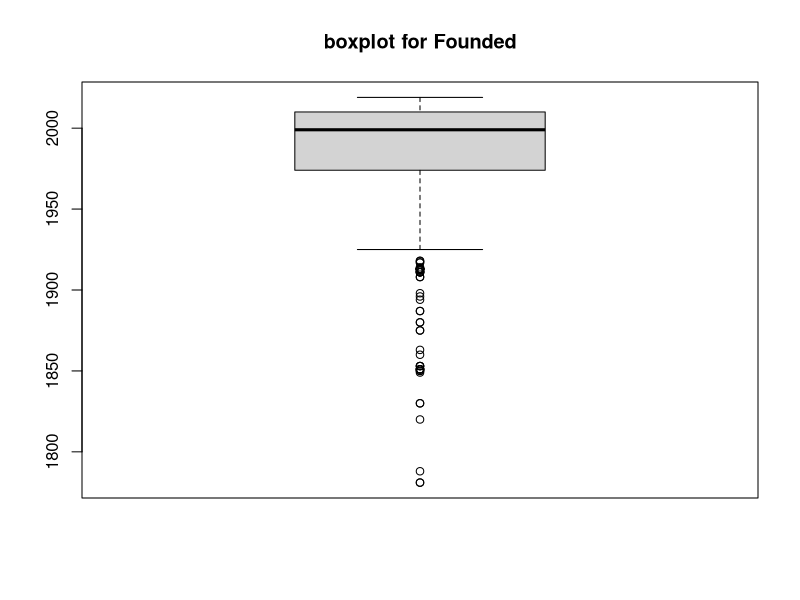

Source code (R): (Note: this script raises an error after producing the figure.)
## Load the required libraries ####
library(tidyverse)
##Change Column names and load the dataset ####
names <- c("Index","JobTitle", "SalaryEstimate", "JobDescription", "Rating", "CompanyName", "Location",  
           "Headquarters", "Size", "Founded", "TypeOfOwnership", "Industry",  
           "Sector", "Revenue", "Competitors") 
jobs<- read_tsv("findme.txt", col_names = names, skip = 1)

##getting titles in columns and values in rows and removing the index column ####
jobs_long <- jobs %>% 
  pivot_longer(!Index, names_to = "Name", values_to = "value")%>%
  pivot_wider(names_from = Index, values_from = value)%>%
  select(-Name)

##Summary and Glimpse of the dataset ####
summary(jobs_long)
glimpse(jobs_long)

##Converting the columns to numeric ####
jobs_long$Rating <- as.numeric(jobs_long$Rating)
jobs_long$Founded <- as.numeric(jobs_long$Founded)

##Separating the Glassdoor and employee est from the Salary Estimate column ####
jobs_long <- jobs_long %>% 
  separate(`Salary Estimate`, c("SalaryRange", "ExtraInfo"), sep = "\\(")%>%
  separate(SalaryRange, ("SalaryRange"), sep = " ")%>% 
  separate(ExtraInfo, "ExtraInfo", sep = "\\)")
jobs_long <- separate(jobs_long, SalaryRange, c("MinSalary", "MaxSalary"),"-")



##Separating the Company Name and Rating from the Company Name column ####
unique(jobs_long$CompanyName)
jobs_long <-jobs_long %>% 
  separate(`Company Name`, c("CompanyName", "Rating"),
           sep = "(?<=[A-Za-z])\\s(?=[0-9.])")
jobs_long<- jobs_long %>%
  separate(CompanyName,"CompanyName",
           sep = "\n")

jobs_long <- jobs_long %>%
  mutate(`Job Description` = str_replace_all(str_replace_all(`Job Description`, "\n\n", " "), "\\*", ""))

unique(jobs_long$Rating) 

## Changing -1 values to NA in all columns and leaving unknown as unknown ####

#Changing -1 value to NA in location column 
unique(jobs_long$Location) 
jobs_long<- jobs_long %>%
  mutate(Location = ifelse(Location ==-1, NA,Location))

# Changing -1 value to NA in headquarters column 
unique(jobs_long$Headquarters)
jobs_long<- jobs_long %>%
  mutate(Headquarters = ifelse(Headquarters ==-1, NA,Headquarters))

# Changing -1 value to NA in Size column
unique(jobs_long$Size) 
jobs_long<- jobs_long %>%
  mutate(Size = ifelse(Size ==-1, NA,Size))

# Changing -1 value to NA in Founded column
unique(jobs_long$Founded) 
jobs_long <- jobs_long %>%
  mutate(Founded = ifelse(Founded == -1, NA, Founded))

# Changing -1 value to NA in Type of ownership column
jobs_long<- jobs_long %>%
  mutate(`Type of ownership` = ifelse(`Type of ownership` ==-1, NA,`Type of ownership`))

# Changing -1 value to NA in Industry column
unique(jobs_long$Industry)
jobs_long<- jobs_long %>%
  mutate(Industry = ifelse(Industry ==-1, NA,Industry))

# Changing -1 value to NA in Sector column
unique(jobs_long$Sector)
jobs_long<- jobs_long %>%
  mutate(Sector = ifelse(Sector ==-1, NA,Sector))

# Changing -1 value to NA in Revenue column
unique(jobs_long$Revenue) 
jobs_long<- jobs_long %>%
  mutate(Revenue = ifelse(Revenue ==-1, NA,Revenue))

# Changing -1 value to NA in Competitors column
unique(jobs_long$Competitors)
jobs_long<- jobs_long %>%
  mutate(Competitors = ifelse(Competitors ==-1, NA,Competitors))



##Checking the unique values in all the columns ####
unique(jobs_long$`Job Title`) 
unique(jobs_long$MaxSalary)
unique(jobs_long$MinSalary)
unique(jobs_long$`Job Description`) 
unique(jobs_long$CompanyName) 
unique(jobs_long$Rating)  
unique(jobs_long$Location) 
unique(jobs_long$Headquarters)
unique(jobs_long$Size) 
unique(jobs_long$Founded) 
unique(jobs_long$`Type of ownership`) 
unique(jobs_long$Industry)
unique(jobs_long$Sector)
unique(jobs_long$Revenue) 
unique(jobs_long$Competitors)

glimpse(jobs_long)


##Converting the Salary columns to Max and Min and removing K and $ ####
jobs_long <- jobs_long%>%
  mutate(MinSalary = str_replace(MinSalary, "K", "1000"))
jobs_long <- jobs_long%>%
  mutate(MaxSalary = str_replace(MaxSalary, "K", "1000"))

jp <- jobs_long

jobs_long <- jobs_long%>%
  separate(MinSalary, c("Waste", "MinSalary"), sep = "\\$")%>%
  separate(MaxSalary, c("Waste", "MaxSalary"), sep = "\\$")%>%
  select(-Waste)



# Converting the Salary columns to numeric ####
jobs_long$MaxSalary <- as.numeric(jobs_long$MaxSalary)

jobs_long$MinSalary <- as.numeric(jobs_long$MinSalary)

glimpse(jobs_long)

##Boxplot for all the columns ####
boxplot(jobs_long$Founded, main = "boxplot for Founded")
boxplot(jobs_long$Rating, main = "boxplot for Rating")
boxplot(jobs_long$MinSalary, main = "boxplot for MinSalary")
boxplot(jobs_long$MaxSalary, main = "boxplot for MaxSalary")



